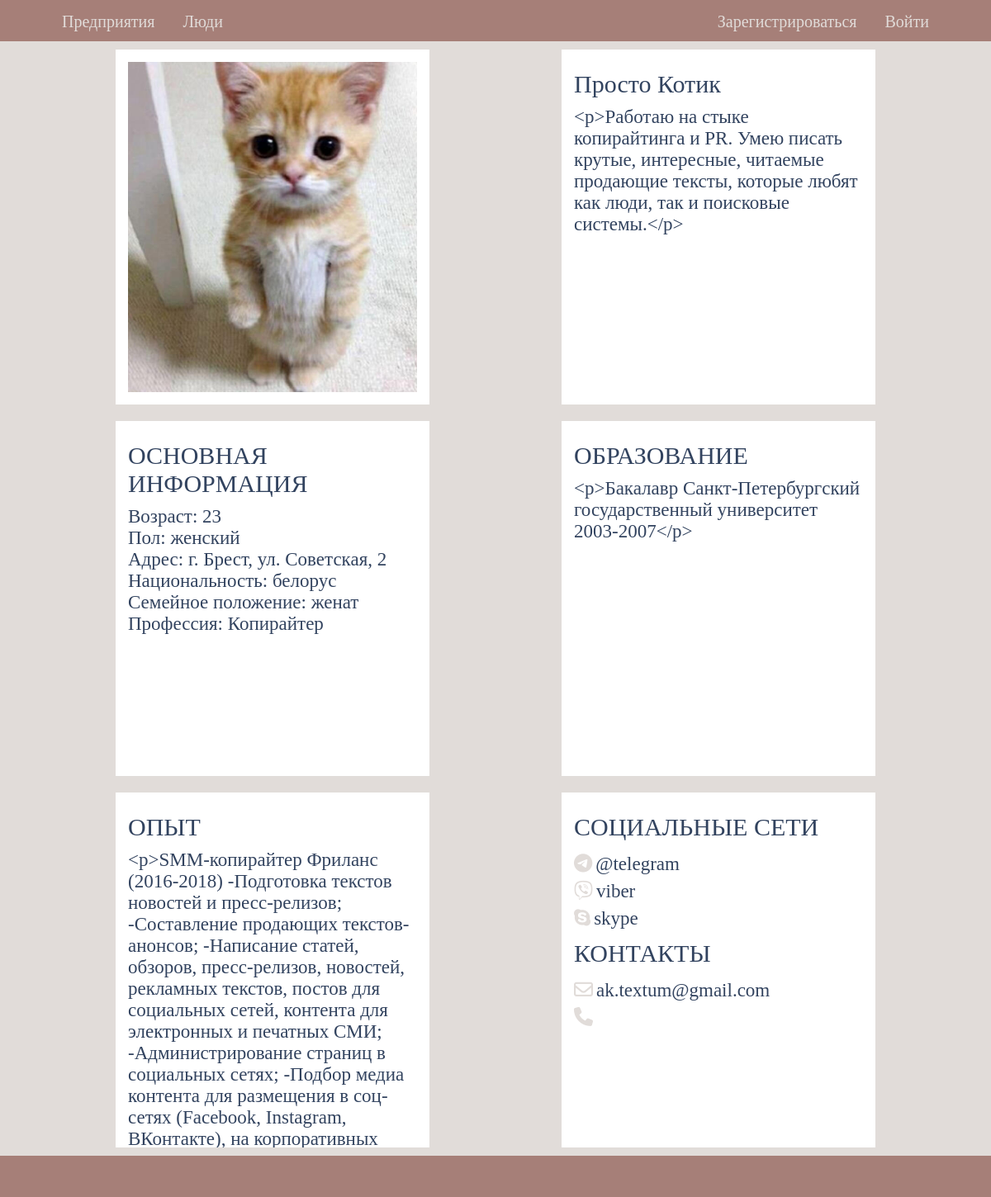
/people/prosto-kotik/, run on the app's committed database.
### app/models.py (models this page shows, shortened)
class Person(models.Model):
    name = models.CharField(max_length=250, verbose_name="Имя")
    slug = models.SlugField(max_length=250, verbose_name="url", unique=True, blank=True)
    main_inf = models.TextField(verbose_name="Основная информация")
    photo = models.ImageField(
        upload_to="photos/person/%Y/%m/%d/", verbose_name="Фото", blank=True
    )
    age = models.SmallIntegerField(verbose_name="Возраст")
    gender = models.CharField(max_length=100, verbose_name="Пол")
    adress = models.CharField(max_length=300, verbose_name="Адрес")
    nationality = models.CharField(max_length=100, verbose_name="Национальность")
    family_status = models.CharField(max_length=100, verbose_name="Семейный статус")
    profession = models.CharField(max_length=100, verbose_name="Профессия")
    education = models.TextField(verbose_name="Образование")
    experience = models.TextField(verbose_name="Опыт работы")
    current_place = models.ForeignKey(
        Firm,
        on_delete=models.CASCADE,
        related_name="person",
        verbose_name="Настоящее место работы",
    )
    telegram = models.CharField(max_length=100, blank=True)
    viber = models.CharField(max_length=100, blank=True)
    skype = models.CharField(max_length=100, blank=True)
    mail = models.EmailField(max_length=250)
    phone = models.CharField(max_length=100)
    class Meta:
        verbose_name = "Сотрудник"
        verbose_name_plural = "Сотрудники"
        ordering = ["name"]

### app/views.py (the view)
# urls.py: path("people/<str:slug>/", views.PersonPage.as_view(), name="person"),
class PersonPage(DetailView):
    template_name = "app/person.html"
    context_object_name = "person"
    def get_queryset(self):
        return models.Person.objects.filter(slug=self.kwargs["slug"])
    def get_context_data(self, **kwargs):
        context = super().get_context_data(**kwargs)
        context["person"] = self.get_object()
        return context

### app/models.py (called while the page is built)
    def get_absolute_url(self):
        return reverse("firm", kwargs={"slug": self.slug})

### app/templates/app/person.html (shortened to what this page needs)
{% extends 'base.html' %}
{% load static %}
{% block css_rools %}
<link rel="stylesheet" href="{% static 'css/person2.css' %}">
{% endblock %}
{% block content %}
<section class="main_section">
    <div class="center_block">
        <div class="info_block">
            <div class="photo_block">
                <img src="{{person.photo.url}}">
            </div>
            <div class="main_inf">
                <p>{{person.name}}</p>
                <span> {{person.main_inf}}</span>
            </div>
            <div class="other_inf">
                <p>ОСНОВНАЯ ИНФОРМАЦИЯ</p>
                <span>Возраст: </span>
                <span>{{person.age}}</span><br>
                <span>Пол: </span>
                <span>{{person.gender}}</span><br>
                <span>Адрес: </span>
                <span>{{person.adress}}</span><br>
                <span>Национальность: </span>
                <span>{{person.nationality}}</span><br>
                <span>Семейное положение: </span>
                <span>{{person.family_status}}</span><br>
                <span>Профессия: </span>
                <span>{{person.profession}}</span><br>
            </div>
            <div class="education">
                <p>ОБРАЗОВАНИЕ</p>
                <span>{{person.education}}</span>
            </div>
            <div class="experience">
                <p>ОПЫТ</p>
                <span>{{person.experience}}</span>
            </div>
            <div class="contacts">
                <p>СОЦИАЛЬНЫЕ СЕТИ</p>
                <i class="fa-brands fa-telegram"></i>
                <span>{{person.telegram}}</span><br>
                <i class="fa-brands fa-viber"></i>
                <span>{{person.viber}}</span><br>
                <i class="fa-brands fa-skype"></i>
                <span>{{person.skype}}</span><br>
                <p>КОНТАКТЫ</p>
                <i class="fa-regular fa-envelope"></i>
                <span>{{person.mail}}</span><br>
                <i class="fa-solid fa-phone"></i>
                <br>
            </div>
        </div>
    </div>
</section>
{% endblock %}

### practice_app/static/css/person2.css (style rules this page uses)
* { color: #32435f; }
i { color: #e1dcd9; }
body { margin: 0; }
p { font-size: 30px; margin: 10px 0px; }
span { font-size: 23px; padding: 23px 0px; }
i { display: block; font-size: 23px; padding: 5px 0px; }
.main_section { background: #e1dcd9; display: flex; justify-content: center; }
.center_block { width: 1200px; display: flex; align-items: center; justify-content: space-between; }
.info_block { display: flex; width: 100%; justify-content: space-around; flex-wrap: wrap; }
.info_block > div { height: 400px; background: white; width: 350px; margin: 10px 0px; padding: 15px; overflow: hidden; }
.photo_block { overflow: hidden; }
img { height: 100%; width: 100%; object-fit: cover; }
@media (max-width: 1260px) { .center_block { width:90%; } }

### data on the page
Person: photo (picture), name "Просто Котик", main_inf "<p>Работаю на стыке копирайтинга и PR. Умею писать крутые, интересные, читаемые продающие тексты, которые любят как люди, так и поисковые системы.</p>", age "23", gender "женский", adress "г. Брест, ул. Советская, 2", nationality "белорус", family_status "женат", profession "Копирайтер", education "<p>Бакалавр Санкт-Петербургский государственный университет 2003-2007</p>", experience "<p>SMM-копирайтер Фриланс (2016-2018) -Подготовка текстов новостей и пресс-релизов; -Составление продающих текстов-анонсов; -Написание статей, обзоров, пресс-релизов, новостей, рекламных текстов, постов для социальных сетей, контента для электронных и печатных СМИ; -Администрирование страниц в социальных сетях; -Подбор медиа контента для размещения в соц-сетях (Facebook, Instagram, ВКонтакте), на корпоративных…", telegram "@telegram", viber "viber", skype "skype", mail "ak.textum@gmail.com"
